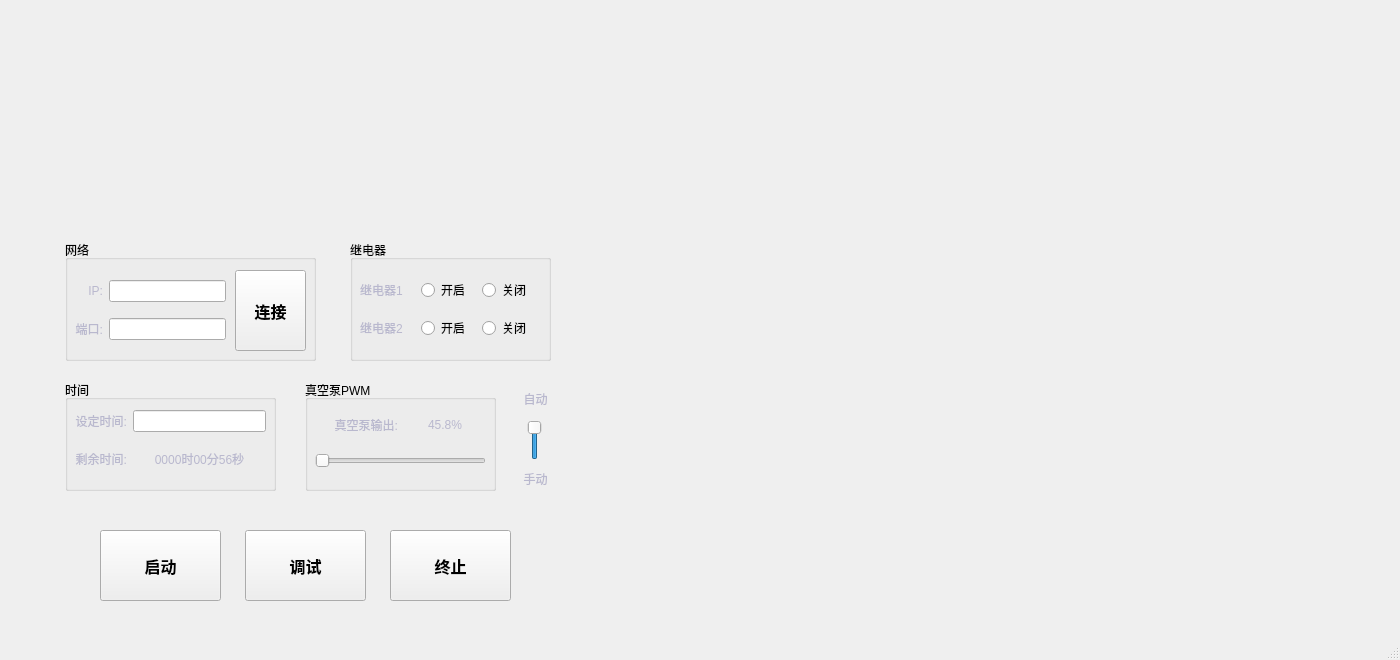
<?xml version="1.0" encoding="UTF-8"?>
<ui version="4.0">
 <class>MainWindow</class>
 <widget class="QMainWindow" name="MainWindow">
  <property name="geometry">
   <rect>
    <x>0</x>
    <y>0</y>
    <width>1400</width>
    <height>660</height>
   </rect>
  </property>
  <property name="minimumSize">
   <size>
    <width>1400</width>
    <height>660</height>
   </size>
  </property>
  <property name="maximumSize">
   <size>
    <width>1400</width>
    <height>660</height>
   </size>
  </property>
  <property name="windowTitle">
   <string>MainWindow</string>
  </property>
  <property name="styleSheet">
   <string notr="true">MainWindow{background-color:rgb(40, 44, 52)}</string>
  </property>
  <widget class="QWidget" name="centralwidget">
   <widget class="QPushButton" name="pushButton_Run">
    <property name="geometry">
     <rect>
      <x>100</x>
      <y>530</y>
      <width>121</width>
      <height>71</height>
     </rect>
    </property>
    <property name="font">
     <font>
      <family>Microsoft YaHei</family>
      <pointsize>12</pointsize>
      <weight>75</weight>
      <bold>true</bold>
     </font>
    </property>
    <property name="text">
     <string>启动</string>
    </property>
   </widget>
   <widget class="QPushButton" name="pushButton_Stop">
    <property name="geometry">
     <rect>
      <x>390</x>
      <y>530</y>
      <width>121</width>
      <height>71</height>
     </rect>
    </property>
    <property name="font">
     <font>
      <family>Microsoft YaHei</family>
      <pointsize>12</pointsize>
      <weight>75</weight>
      <bold>true</bold>
     </font>
    </property>
    <property name="text">
     <string>终止</string>
    </property>
   </widget>
   <widget class="QGroupBox" name="groupBox">
    <property name="geometry">
     <rect>
      <x>65</x>
      <y>240</y>
      <width>251</width>
      <height>121</height>
     </rect>
    </property>
    <property name="title">
     <string>网络</string>
    </property>
    <widget class="QWidget" name="gridLayoutWidget">
     <property name="geometry">
      <rect>
       <x>10</x>
       <y>30</y>
       <width>151</width>
       <height>81</height>
      </rect>
     </property>
     <layout class="QGridLayout" name="gridLayout">
      <item row="0" column="0">
       <widget class="QLabel" name="label_ip">
        <property name="font">
         <font>
          <family>Arial</family>
         </font>
        </property>
        <property name="text">
         <string>&lt;html&gt;&lt;head/&gt;&lt;body&gt;&lt;p&gt;&lt;span style=&quot; color:#b9b8ce;&quot;&gt;IP:&lt;/span&gt;&lt;/p&gt;&lt;/body&gt;&lt;/html&gt;</string>
        </property>
        <property name="alignment">
         <set>Qt::AlignRight|Qt::AlignTrailing|Qt::AlignVCenter</set>
        </property>
       </widget>
      </item>
      <item row="0" column="1">
       <widget class="QLineEdit" name="lineEdit_IP">
        <property name="alignment">
         <set>Qt::AlignCenter</set>
        </property>
       </widget>
      </item>
      <item row="1" column="1">
       <widget class="QLineEdit" name="lineEdit_Port">
        <property name="alignment">
         <set>Qt::AlignCenter</set>
        </property>
       </widget>
      </item>
      <item row="1" column="0">
       <widget class="QLabel" name="label_port">
        <property name="font">
         <font>
          <family>Arial</family>
         </font>
        </property>
        <property name="text">
         <string>&lt;html&gt;&lt;head/&gt;&lt;body&gt;&lt;p&gt;&lt;span style=&quot; color:#b9b8ce;&quot;&gt;端口:&lt;/span&gt;&lt;/p&gt;&lt;/body&gt;&lt;/html&gt;</string>
        </property>
        <property name="alignment">
         <set>Qt::AlignRight|Qt::AlignTrailing|Qt::AlignVCenter</set>
        </property>
       </widget>
      </item>
     </layout>
    </widget>
    <widget class="QPushButton" name="pushButton_Connect">
     <property name="geometry">
      <rect>
       <x>170</x>
       <y>30</y>
       <width>71</width>
       <height>81</height>
      </rect>
     </property>
     <property name="font">
      <font>
       <family>Microsoft YaHei</family>
       <pointsize>12</pointsize>
       <weight>75</weight>
       <bold>true</bold>
      </font>
     </property>
     <property name="text">
      <string>连接</string>
     </property>
    </widget>
   </widget>
   <widget class="QGroupBox" name="groupBox_2">
    <property name="geometry">
     <rect>
      <x>350</x>
      <y>240</y>
      <width>201</width>
      <height>121</height>
     </rect>
    </property>
    <property name="title">
     <string>继电器</string>
    </property>
    <widget class="QWidget" name="gridLayoutWidget_2">
     <property name="geometry">
      <rect>
       <x>10</x>
       <y>30</y>
       <width>177</width>
       <height>80</height>
      </rect>
     </property>
     <layout class="QGridLayout" name="gridLayout_2">
      <item row="1" column="1">
       <widget class="QRadioButton" name="radioButton_2O">
        <property name="sizePolicy">
         <sizepolicy hsizetype="Minimum" vsizetype="Fixed">
          <horstretch>0</horstretch>
          <verstretch>0</verstretch>
         </sizepolicy>
        </property>
        <property name="layoutDirection">
         <enum>Qt::LeftToRight</enum>
        </property>
        <property name="text">
         <string>开启</string>
        </property>
       </widget>
      </item>
      <item row="0" column="2">
       <widget class="QRadioButton" name="radioButton_1C">
        <property name="sizePolicy">
         <sizepolicy hsizetype="Minimum" vsizetype="Fixed">
          <horstretch>0</horstretch>
          <verstretch>0</verstretch>
         </sizepolicy>
        </property>
        <property name="layoutDirection">
         <enum>Qt::LeftToRight</enum>
        </property>
        <property name="text">
         <string>关闭</string>
        </property>
       </widget>
      </item>
      <item row="0" column="1">
       <widget class="QRadioButton" name="radioButton_1O">
        <property name="sizePolicy">
         <sizepolicy hsizetype="Minimum" vsizetype="Fixed">
          <horstretch>0</horstretch>
          <verstretch>0</verstretch>
         </sizepolicy>
        </property>
        <property name="layoutDirection">
         <enum>Qt::LeftToRight</enum>
        </property>
        <property name="text">
         <string>开启</string>
        </property>
       </widget>
      </item>
      <item row="1" column="2">
       <widget class="QRadioButton" name="radioButton_2C">
        <property name="sizePolicy">
         <sizepolicy hsizetype="Minimum" vsizetype="Fixed">
          <horstretch>0</horstretch>
          <verstretch>0</verstretch>
         </sizepolicy>
        </property>
        <property name="layoutDirection">
         <enum>Qt::LeftToRight</enum>
        </property>
        <property name="text">
         <string>关闭</string>
        </property>
       </widget>
      </item>
      <item row="0" column="0">
       <widget class="QLabel" name="label_relay1">
        <property name="text">
         <string>&lt;html&gt;&lt;head/&gt;&lt;body&gt;&lt;p&gt;&lt;span style=&quot; color:#b9b8ce;&quot;&gt;继电器1&lt;/span&gt;&lt;/p&gt;&lt;/body&gt;&lt;/html&gt;</string>
        </property>
       </widget>
      </item>
      <item row="1" column="0">
       <widget class="QLabel" name="label_relay2">
        <property name="text">
         <string>&lt;html&gt;&lt;head/&gt;&lt;body&gt;&lt;p&gt;&lt;span style=&quot; color:#b9b8ce;&quot;&gt;继电器2&lt;/span&gt;&lt;/p&gt;&lt;/body&gt;&lt;/html&gt;</string>
        </property>
       </widget>
      </item>
     </layout>
    </widget>
   </widget>
   <widget class="QStackedWidget" name="stackedWidget">
    <property name="geometry">
     <rect>
      <x>55</x>
      <y>370</y>
      <width>451</width>
      <height>131</height>
     </rect>
    </property>
    <property name="currentIndex">
     <number>1</number>
    </property>
    <widget class="QWidget" name="page_Auto">
     <widget class="QGroupBox" name="groupBox_3">
      <property name="geometry">
       <rect>
        <x>10</x>
        <y>10</y>
        <width>181</width>
        <height>111</height>
       </rect>
      </property>
      <property name="title">
       <string>负压情况</string>
      </property>
      <widget class="QWidget" name="gridLayoutWidget_3">
       <property name="geometry">
        <rect>
         <x>10</x>
         <y>30</y>
         <width>161</width>
         <height>71</height>
        </rect>
       </property>
       <layout class="QGridLayout" name="gridLayout_3">
        <item row="0" column="1">
         <widget class="QLineEdit" name="lineEdit_setPres">
          <property name="sizePolicy">
           <sizepolicy hsizetype="Preferred" vsizetype="Fixed">
            <horstretch>0</horstretch>
            <verstretch>0</verstretch>
           </sizepolicy>
          </property>
          <property name="toolTip">
           <string>按Enter提交输入</string>
          </property>
          <property name="alignment">
           <set>Qt::AlignCenter</set>
          </property>
         </widget>
        </item>
        <item row="0" column="0">
         <widget class="QLabel" name="label_setnp">
          <property name="sizePolicy">
           <sizepolicy hsizetype="Preferred" vsizetype="Preferred">
            <horstretch>0</horstretch>
            <verstretch>0</verstretch>
           </sizepolicy>
          </property>
          <property name="text">
           <string>&lt;html&gt;&lt;head/&gt;&lt;body&gt;&lt;p&gt;&lt;span style=&quot; color:#b9b8ce;&quot;&gt;设定负压:&lt;/span&gt;&lt;/p&gt;&lt;/body&gt;&lt;/html&gt;</string>
          </property>
          <property name="alignment">
           <set>Qt::AlignRight|Qt::AlignTrailing|Qt::AlignVCenter</set>
          </property>
         </widget>
        </item>
        <item row="1" column="0">
         <widget class="QLabel" name="label_curnp">
          <property name="text">
           <string>&lt;html&gt;&lt;head/&gt;&lt;body&gt;&lt;p&gt;&lt;span style=&quot; color:#b9b8ce;&quot;&gt;当前负压:&lt;/span&gt;&lt;/p&gt;&lt;/body&gt;&lt;/html&gt;</string>
          </property>
          <property name="alignment">
           <set>Qt::AlignRight|Qt::AlignTrailing|Qt::AlignVCenter</set>
          </property>
         </widget>
        </item>
        <item row="1" column="1">
         <widget class="QLabel" name="label_current_pres">
          <property name="text">
           <string>&lt;html&gt;&lt;head/&gt;&lt;body&gt;&lt;p&gt;&lt;span style=&quot; color:#b9b8ce;&quot;&gt;245.8 hPa&lt;/span&gt;&lt;/p&gt;&lt;/body&gt;&lt;/html&gt;</string>
          </property>
          <property name="alignment">
           <set>Qt::AlignCenter</set>
          </property>
         </widget>
        </item>
       </layout>
      </widget>
     </widget>
     <widget class="QGroupBox" name="groupBox_4">
      <property name="geometry">
       <rect>
        <x>220</x>
        <y>10</y>
        <width>221</width>
        <height>111</height>
       </rect>
      </property>
      <property name="title">
       <string>运行情况</string>
      </property>
      <widget class="QWidget" name="gridLayoutWidget_5">
       <property name="geometry">
        <rect>
         <x>10</x>
         <y>30</y>
         <width>201</width>
         <height>71</height>
        </rect>
       </property>
       <layout class="QGridLayout" name="gridLayout_5">
        <item row="0" column="0">
         <widget class="QLabel" name="label_runtime">
          <property name="text">
           <string>&lt;html&gt;&lt;head/&gt;&lt;body&gt;&lt;p&gt;&lt;span style=&quot; color:#b9b8ce;&quot;&gt;运行时间:&lt;/span&gt;&lt;/p&gt;&lt;/body&gt;&lt;/html&gt;</string>
          </property>
          <property name="alignment">
           <set>Qt::AlignRight|Qt::AlignTrailing|Qt::AlignVCenter</set>
          </property>
         </widget>
        </item>
        <item row="1" column="0">
         <widget class="QLabel" name="label_pumpout">
          <property name="text">
           <string>&lt;html&gt;&lt;head/&gt;&lt;body&gt;&lt;p&gt;&lt;span style=&quot; color:#b9b8ce;&quot;&gt;真空泵输出:&lt;/span&gt;&lt;/p&gt;&lt;/body&gt;&lt;/html&gt;</string>
          </property>
          <property name="alignment">
           <set>Qt::AlignRight|Qt::AlignTrailing|Qt::AlignVCenter</set>
          </property>
         </widget>
        </item>
        <item row="1" column="1">
         <widget class="QLabel" name="label_pwm">
          <property name="text">
           <string>&lt;html&gt;&lt;head/&gt;&lt;body&gt;&lt;p&gt;&lt;span style=&quot; color:#b9b8ce;&quot;&gt;45.8%&lt;/span&gt;&lt;/p&gt;&lt;/body&gt;&lt;/html&gt;</string>
          </property>
          <property name="alignment">
           <set>Qt::AlignCenter</set>
          </property>
         </widget>
        </item>
        <item row="0" column="1">
         <widget class="QLabel" name="label_run_time">
          <property name="text">
           <string>&lt;html&gt;&lt;head/&gt;&lt;body&gt;&lt;p&gt;&lt;span style=&quot; color:#b9b8ce;&quot;&gt;0000时00分56秒&lt;/span&gt;&lt;/p&gt;&lt;/body&gt;&lt;/html&gt;</string>
          </property>
          <property name="alignment">
           <set>Qt::AlignCenter</set>
          </property>
         </widget>
        </item>
       </layout>
      </widget>
     </widget>
    </widget>
    <widget class="QWidget" name="page_Man">
     <widget class="QGroupBox" name="groupBox_6">
      <property name="geometry">
       <rect>
        <x>250</x>
        <y>10</y>
        <width>191</width>
        <height>111</height>
       </rect>
      </property>
      <property name="font">
       <font>
        <family>Arial</family>
       </font>
      </property>
      <property name="title">
       <string>真空泵PWM</string>
      </property>
      <widget class="QSlider" name="horizontalSlider_PWM">
       <property name="geometry">
        <rect>
         <x>10</x>
         <y>70</y>
         <width>171</width>
         <height>22</height>
        </rect>
       </property>
       <property name="maximum">
        <number>100</number>
       </property>
       <property name="orientation">
        <enum>Qt::Horizontal</enum>
       </property>
      </widget>
      <widget class="QWidget" name="gridLayoutWidget_6">
       <property name="geometry">
        <rect>
         <x>10</x>
         <y>30</y>
         <width>171</width>
         <height>31</height>
        </rect>
       </property>
       <layout class="QGridLayout" name="gridLayout_6">
        <item row="1" column="0">
         <widget class="QLabel" name="label_pumpout2">
          <property name="text">
           <string>&lt;html&gt;&lt;head/&gt;&lt;body&gt;&lt;p&gt;&lt;span style=&quot; color:#b9b8ce;&quot;&gt;真空泵输出:&lt;/span&gt;&lt;/p&gt;&lt;/body&gt;&lt;/html&gt;</string>
          </property>
          <property name="alignment">
           <set>Qt::AlignRight|Qt::AlignTrailing|Qt::AlignVCenter</set>
          </property>
         </widget>
        </item>
        <item row="1" column="1">
         <widget class="QLabel" name="label_man_pwm">
          <property name="text">
           <string>&lt;html&gt;&lt;head/&gt;&lt;body&gt;&lt;p&gt;&lt;span style=&quot; color:#b9b8ce;&quot;&gt;45.8%&lt;/span&gt;&lt;/p&gt;&lt;/body&gt;&lt;/html&gt;</string>
          </property>
          <property name="alignment">
           <set>Qt::AlignCenter</set>
          </property>
         </widget>
        </item>
       </layout>
      </widget>
     </widget>
     <widget class="QGroupBox" name="groupBox_5">
      <property name="geometry">
       <rect>
        <x>10</x>
        <y>10</y>
        <width>211</width>
        <height>111</height>
       </rect>
      </property>
      <property name="font">
       <font>
        <family>Arial</family>
       </font>
      </property>
      <property name="title">
       <string>时间</string>
      </property>
      <widget class="QWidget" name="gridLayoutWidget_4">
       <property name="geometry">
        <rect>
         <x>10</x>
         <y>30</y>
         <width>191</width>
         <height>71</height>
        </rect>
       </property>
       <layout class="QGridLayout" name="gridLayout_4">
        <item row="0" column="1">
         <widget class="QLineEdit" name="lineEdit_setTime">
          <property name="toolTip">
           <string>按Enter提交输入</string>
          </property>
          <property name="alignment">
           <set>Qt::AlignCenter</set>
          </property>
         </widget>
        </item>
        <item row="0" column="0">
         <widget class="QLabel" name="label_settime">
          <property name="font">
           <font>
            <family>Arial</family>
           </font>
          </property>
          <property name="text">
           <string>&lt;html&gt;&lt;head/&gt;&lt;body&gt;&lt;p&gt;&lt;span style=&quot; color:#b9b8ce;&quot;&gt;设定时间:&lt;/span&gt;&lt;/p&gt;&lt;/body&gt;&lt;/html&gt;</string>
          </property>
          <property name="alignment">
           <set>Qt::AlignRight|Qt::AlignTrailing|Qt::AlignVCenter</set>
          </property>
         </widget>
        </item>
        <item row="1" column="0">
         <widget class="QLabel" name="label_retime">
          <property name="text">
           <string>&lt;html&gt;&lt;head/&gt;&lt;body&gt;&lt;p&gt;&lt;span style=&quot; color:#b9b8ce;&quot;&gt;剩余时间:&lt;/span&gt;&lt;/p&gt;&lt;/body&gt;&lt;/html&gt;</string>
          </property>
          <property name="alignment">
           <set>Qt::AlignRight|Qt::AlignTrailing|Qt::AlignVCenter</set>
          </property>
         </widget>
        </item>
        <item row="1" column="1">
         <widget class="QLabel" name="label_rectime">
          <property name="text">
           <string>&lt;html&gt;&lt;head/&gt;&lt;body&gt;&lt;p&gt;&lt;span style=&quot; color:#b9b8ce;&quot;&gt;0000时00分56秒&lt;/span&gt;&lt;/p&gt;&lt;/body&gt;&lt;/html&gt;</string>
          </property>
          <property name="alignment">
           <set>Qt::AlignCenter</set>
          </property>
         </widget>
        </item>
       </layout>
      </widget>
     </widget>
    </widget>
   </widget>
   <widget class="QLabel" name="label_auto">
    <property name="geometry">
     <rect>
      <x>520</x>
      <y>390</y>
      <width>31</width>
      <height>16</height>
     </rect>
    </property>
    <property name="text">
     <string>&lt;html&gt;&lt;head/&gt;&lt;body&gt;&lt;p&gt;&lt;span style=&quot; color:#b9b8ce;&quot;&gt;自动&lt;/span&gt;&lt;/p&gt;&lt;/body&gt;&lt;/html&gt;</string>
    </property>
    <property name="alignment">
     <set>Qt::AlignCenter</set>
    </property>
   </widget>
   <widget class="QSlider" name="verticalSlider_switch">
    <property name="geometry">
     <rect>
      <x>525</x>
      <y>420</y>
      <width>20</width>
      <height>40</height>
     </rect>
    </property>
    <property name="sizePolicy">
     <sizepolicy hsizetype="Fixed" vsizetype="Expanding">
      <horstretch>0</horstretch>
      <verstretch>0</verstretch>
     </sizepolicy>
    </property>
    <property name="inputMethodHints">
     <set>Qt::ImhHiddenText</set>
    </property>
    <property name="maximum">
     <number>1</number>
    </property>
    <property name="pageStep">
     <number>1</number>
    </property>
    <property name="value">
     <number>1</number>
    </property>
    <property name="orientation">
     <enum>Qt::Vertical</enum>
    </property>
    <property name="tickPosition">
     <enum>QSlider::NoTicks</enum>
    </property>
   </widget>
   <widget class="QLabel" name="label_man">
    <property name="geometry">
     <rect>
      <x>520</x>
      <y>470</y>
      <width>31</width>
      <height>16</height>
     </rect>
    </property>
    <property name="text">
     <string>&lt;html&gt;&lt;head/&gt;&lt;body&gt;&lt;p&gt;&lt;span style=&quot; color:#b9b8ce;&quot;&gt;手动&lt;/span&gt;&lt;/p&gt;&lt;/body&gt;&lt;/html&gt;</string>
    </property>
    <property name="alignment">
     <set>Qt::AlignCenter</set>
    </property>
   </widget>
   <widget class="QPushButton" name="pushButton_PID">
    <property name="geometry">
     <rect>
      <x>245</x>
      <y>530</y>
      <width>121</width>
      <height>71</height>
     </rect>
    </property>
    <property name="font">
     <font>
      <family>Microsoft YaHei</family>
      <pointsize>12</pointsize>
      <weight>75</weight>
      <bold>true</bold>
     </font>
    </property>
    <property name="toolTip">
     <string>非专业人员请勿操作</string>
    </property>
    <property name="text">
     <string>调试</string>
    </property>
   </widget>
  </widget>
  <widget class="QMenuBar" name="menubar">
   <property name="geometry">
    <rect>
     <x>0</x>
     <y>0</y>
     <width>1400</width>
     <height>26</height>
    </rect>
   </property>
  </widget>
  <widget class="QStatusBar" name="statusbar"/>
 </widget>
 <resources/>
 <connections/>
</ui>
